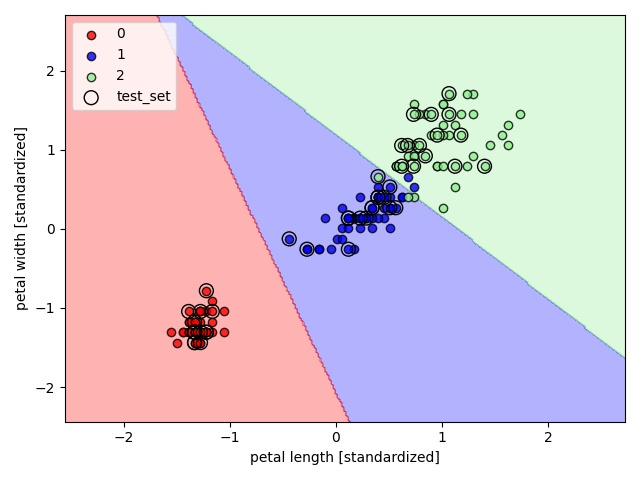

The script that saved this image:
from sklearn.linear_model import LogisticRegression
import plot

from sklearn import datasets
import numpy as np
import pandas as pd
from sklearn.model_selection import train_test_split
from sklearn.preprocessing import StandardScaler
from sklearn.linear_model import Perceptron
import Logistic_Regression
import Decision_boundary_visualization as visualization
import matplotlib.pyplot as plt

iris = datasets.load_iris();
print(iris);
print(type(iris));

# Assign the petal length and petal width of the 150 flower examples to the feature matrix X.
X = iris.data[:, [2, 3]];

# Assign the class labels of the flower species to the vector array y.
y = iris.target;

print("Class labels: ", np.unique(y));

# Split the dataset into separate training and test dataset
X_train, X_test, y_train, y_test = train_test_split(X, y, test_size=0.3, random_state=1,
                                                    stratify=y);

print("Labels counts in y:", np.bincount(y));
print("Labels counts in y_train:", np.bincount(y_train));
print("Labels counts in y_test:", np.bincount(y_test));

# feature scaling
sc = StandardScaler();
sc.fit(X=X_train);
X_train_std = sc.transform(X=X_train);
X_test_std = sc.transform(X=X_test);

lr = LogisticRegression(C=100.0, random_state=1, solver="lbfgs", multi_class="ovr");

lr.fit(X=X_train_std, y=y_train);
visualization.plot_decision_regions(X=plot.X_combined_std, y=plot.y_combined, classifier=lr,
                                    test_idx=range(105, 150));
plt.xlabel("petal length [standardized]");
plt.ylabel("petal width [standardized]");
plt.legend(loc="upper left");
plt.tight_layout();

plt.savefig("Logistic_regression_model_with_scikit.jpg")

plt.show();